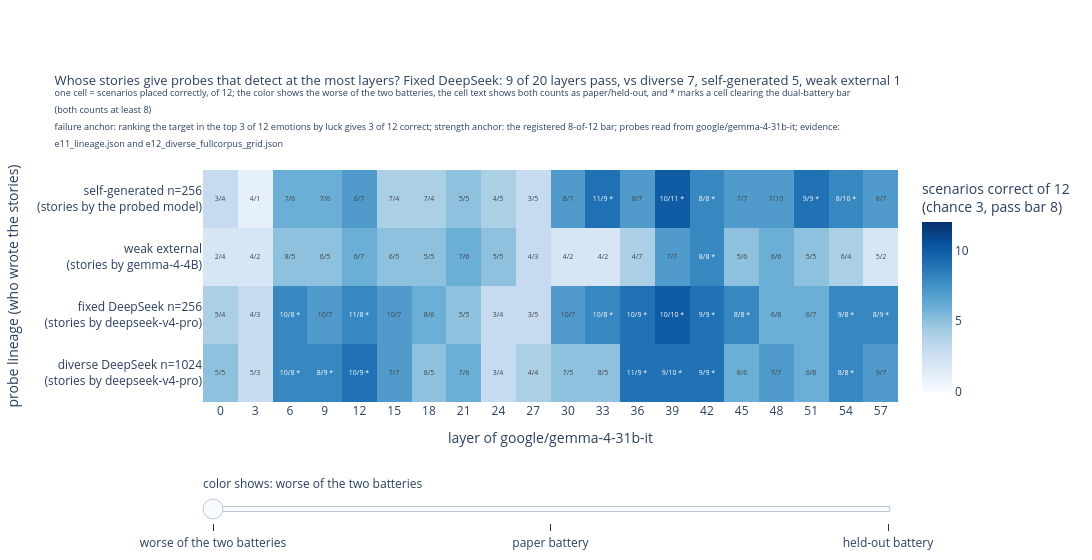

Write notebook code for a chart like this one.
### Markdown cell above
## 3. Whose stories give probes that detect at the most layers?

This is E11's registered detection read (registry name: read R1), the read the
experiment was designed around. For every lineage and every extracted layer, we
count how many of 12 test scenarios the probes place correctly, on each of the
two batteries, and ask whether the layer clears the registered bar on both.

The registered branch predictions were written before any story existed. The
*quality* branch said the strong external corpus would roughly match the
self-generated one and beat the weak external one. The *lineage* branch said
the self-generated corpus would beat both externals, which would have sat near
each other despite the quality gulf between their writers.

### Code cell
# section 3 is load-call-show: the per-layer dual-battery grid for all four
# lineages, with a slider over which battery the color shows
from emotion_vectors.lineage_report import detection_figure

fig_detection, detection_stats = detection_figure(evidence)
fig_detection.show()
print("\n".join(detection_stats["lines"]))

# LOAD-BEARING ANCHOR (keep this assert): the whole notebook's verdict is the
# ordering "strong external > self-generated > weak external" on passing-layer
# count, and section 7 quotes the three counts themselves. Both the ordering
# and the exact values are pinned here, so a re-score that preserved the
# ordering but moved a count would still halt the notebook rather than leave
# the verdict prose quietly stale.
n_passing = detection_stats["n_passing"]
expected_passing = {"fixed_deepseek": 9, "selfgen": 5, "weak_external": 1}
assert n_passing["fixed_deepseek"] > n_passing["selfgen"] > n_passing["weak_external"], (
    f"registered quality ordering violated: {n_passing}"
)
assert {key: n_passing[key] for key in expected_passing} == expected_passing, (
    f"passing-layer counts moved off the values section 7 quotes: {n_passing}"
)
print(
    "anchor check: fixed DeepSeek "
    f"({n_passing['fixed_deepseek']}) > self-generated ({n_passing['selfgen']})"
    f" > weak external ({n_passing['weak_external']}) passing layers,"
    " and each equals the value the verdict quotes: OK"
)

### Figure 1 — Plotly figure (JSON) as saved in the notebook; plotly's stock layout.template omitted (floating-point values rounded to 4 significant figures)
{"data": [{"colorbar": {"title": {"text": "scenarios correct of 12<br>(chance 3, pass bar 8)"}}, "colorscale": [[0.0, "rgb(247,251,255)"], [0.125, "rgb(222,235,247)"], [0.25, "rgb(198,219,239)"], [0.375, "rgb(158,202,225)"], [0.5, "rgb(107,174,214)"], [0.625, "rgb(66,146,198)"], [0.75, "rgb(33,113,181)"], [0.875, "rgb(8,81,156)"], [1.0, "rgb(8,48,107)"]], "text": [["3/4", "4/1", "7/6", "7/6", "8/7", "7/4", "7/4", "5/5", "4/5", "3/5", "8/7", "11/9 *", "8/7", "10/11 *", "8/8 *", "7/7", "7/10", "9/9 *", "8/10 *", "8/7"], ["2/4", "4/2", "8/5", "6/5", "6/7", "6/5", "5/5", "7/6", "5/5", "4/3", "4/2", "4/2", "4/7", "7/7", "8/8 *", "5/6", "6/6", "5/5", "6/4", "5/2"], ["5/4", "4/3", "10/8 *", "10/7", "11/8 *", "10/7", "8/6", "5/5", "3/4", "3/5", "10/7", "10/8 *", "10/9 *", "10/10 *", "9/9 *", "8/8 *", "6/8", "6/7", "9/8 *", "8/9 *"], ["5/5", "5/3", "10/8 *", "8/9 *", "10/9 *", "7/7", "8/5", "7/6", "3/4", "4/4", "7/5", "8/5", "11/9 *", "9/10 *", "9/9 *", "8/6", "7/7", "6/8", "8/8 *", "9/7"]], "texttemplate": "%{text}", "type": "heatmap", "visible": true, "x": ["0", "3", "6", "9", "12", "15", "18", "21", "24", "27", "30", "33", "36", "39", "42", "45", "48", "51", "54", "57"], "y": ["self-generated n=256<br>(stories by the probed model)", "weak external<br>(stories by gemma-4-4B)", "fixed DeepSeek n=256<br>(stories by deepseek-v4-pro)", "diverse DeepSeek n=1024<br>(stories by deepseek-v4-pro)"], "z": [[3.0, 1.0, 6.0, 6.0, 7.0, 4.0, 4.0, 5.0, 4.0, 3.0, 7.0, 9.0, 7.0, 10.0, 8.0, 7.0, 7.0, 9.0, 8.0, 7.0], [2.0, 2.0, 5.0, 5.0, 6.0, 5.0, 5.0, 6.0, 5.0, 3.0, 2.0, 2.0, 4.0, 7.0, 8.0, 5.0, 6.0, 5.0, 4.0, 2.0], [4.0, 3.0, 8.0, 7.0, 8.0, 7.0, 6.0, 5.0, 3.0, 3.0, 7.0, 8.0, 9.0, 10.0, 9.0, 8.0, 6.0, 6.0, 8.0, 8.0], [5.0, 3.0, 8.0, 8.0, 9.0, 7.0, 5.0, 6.0, 3.0, 4.0, 5.0, 5.0, 9.0, 9.0, 9.0, 6.0, 7.0, 6.0, 8.0, 7.0]], "zmax": 12, "zmin": 0}, {"colorbar": {"title": {"text": "scenarios correct of 12<br>(chance 3, pass bar 8)"}}, "colorscale": [[0.0, "rgb(247,251,255)"], [0.125, "rgb(222,235,247)"], [0.25, "rgb(198,219,239)"], [0.375, "rgb(158,202,225)"], [0.5, "rgb(107,174,214)"], [0.625, "rgb(66,146,198)"], [0.75, "rgb(33,113,181)"], [0.875, "rgb(8,81,156)"], [1.0, "rgb(8,48,107)"]], "text": [["3/4", "4/1", "7/6", "7/6", "8/7", "7/4", "7/4", "5/5", "4/5", "3/5", "8/7", "11/9 *", "8/7", "10/11 *", "8/8 *", "7/7", "7/10", "9/9 *", "8/10 *", "8/7"], ["2/4", "4/2", "8/5", "6/5", "6/7", "6/5", "5/5", "7/6", "5/5", "4/3", "4/2", "4/2", "4/7", "7/7", "8/8 *", "5/6", "6/6", "5/5", "6/4", "5/2"], ["5/4", "4/3", "10/8 *", "10/7", "11/8 *", "10/7", "8/6", "5/5", "3/4", "3/5", "10/7", "10/8 *", "10/9 *", "10/10 *", "9/9 *", "8/8 *", "6/8", "6/7", "9/8 *", "8/9 *"], ["5/5", "5/3", "10/8 *", "8/9 *", "10/9 *", "7/7", "8/5", "7/6", "3/4", "4/4", "7/5", "8/5", "11/9 *", "9/10 *", "9/9 *", "8/6", "7/7", "6/8", "8/8 *", "9/7"]], "texttemplate": "%{text}", "type": "heatmap", "visible": false, "x": ["0", "3", "6", "9", "12", "15", "18", "21", "24", "27", "30", "33", "36", "39", "42", "45", "48", "51", "54", "57"], "y": ["self-generated n=256<br>(stories by the probed model)", "weak external<br>(stories by gemma-4-4B)", "fixed DeepSeek n=256<br>(stories by deepseek-v4-pro)", "diverse DeepSeek n=1024<br>(stories by deepseek-v4-pro)"], "z": [[3.0, 4.0, 7.0, 7.0, 8.0, 7.0, 7.0, 5.0, 4.0, 3.0, 8.0, 11.0, 8.0, 10.0, 8.0, 7.0, 7.0, 9.0, 8.0, 8.0], [2.0, 4.0, 8.0, 6.0, 6.0, 6.0, 5.0, 7.0, 5.0, 4.0, 4.0, 4.0, 4.0, 7.0, 8.0, 5.0, 6.0, 5.0, 6.0, 5.0], [5.0, 4.0, 10.0, 10.0, 11.0, 10.0, 8.0, 5.0, 3.0, 3.0, 10.0, 10.0, 10.0, 10.0, 9.0, 8.0, 6.0, 6.0, 9.0, 8.0], [5.0, 5.0, 10.0, 8.0, 10.0, 7.0, 8.0, 7.0, 3.0, 4.0, 7.0, 8.0, 11.0, 9.0, 9.0, 8.0, 7.0, 6.0, 8.0, 9.0]], "zmax": 12, "zmin": 0}, {"colorbar": {"title": {"text": "scenarios correct of 12<br>(chance 3, pass bar 8)"}}, "colorscale": [[0.0, "rgb(247,251,255)"], [0.125, "rgb(222,235,247)"], [0.25, "rgb(198,219,239)"], [0.375, "rgb(158,202,225)"], [0.5, "rgb(107,174,214)"], [0.625, "rgb(66,146,198)"], [0.75, "rgb(33,113,181)"], [0.875, "rgb(8,81,156)"], [1.0, "rgb(8,48,107)"]], "text": [["3/4", "4/1", "7/6", "7/6", "8/7", "7/4", "7/4", "5/5", "4/5", "3/5", "8/7", "11/9 *", "8/7", "10/11 *", "8/8 *", "7/7", "7/10", "9/9 *", "8/10 *", "8/7"], ["2/4", "4/2", "8/5", "6/5", "6/7", "6/5", "5/5", "7/6", "5/5", "4/3", "4/2", "4/2", "4/7", "7/7", "8/8 *", "5/6", "6/6", "5/5", "6/4", "5/2"], ["5/4", "4/3", "10/8 *", "10/7", "11/8 *", "10/7", "8/6", "5/5", "3/4", "3/5", "10/7", "10/8 *", "10/9 *", "10/10 *", "9/9 *", "8/8 *", "6/8", "6/7", "9/8 *", "8/9 *"], ["5/5", "5/3", "10/8 *", "8/9 *", "10/9 *", "7/7", "8/5", "7/6", "3/4", "4/4", "7/5", "8/5", "11/9 *", "9/10 *", "9/9 *", "8/6", "7/7", "6/8", "8/8 *", "9/7"]], "texttemplate": "%{text}", "type": "heatmap", "visible": false, "x": ["0", "3", "6", "9", "12", "15", "18", "21", "24", "27", "30", "33", "36", "39", "42", "45", "48", "51", "54", "57"], "y": ["self-generated n=256<br>(stories by the probed model)", "weak external<br>(stories by gemma-4-4B)", "fixed DeepSeek n=256<br>(stories by deepseek-v4-pro)", "diverse DeepSeek n=1024<br>(stories by deepseek-v4-pro)"], "z": [[4.0, 1.0, 6.0, 6.0, 7.0, 4.0, 4.0, 5.0, 5.0, 5.0, 7.0, 9.0, 7.0, 11.0, 8.0, 7.0, 10.0, 9.0, 10.0, 7.0], [4.0, 2.0, 5.0, 5.0, 7.0, 5.0, 5.0, 6.0, 5.0, 3.0, 2.0, 2.0, 7.0, 7.0, 8.0, 6.0, 6.0, 5.0, 4.0, 2.0], [4.0, 3.0, 8.0, 7.0, 8.0, 7.0, 6.0, 5.0, 4.0, 5.0, 7.0, 8.0, 9.0, 10.0, 9.0, 8.0, 8.0, 7.0, 8.0, 9.0], [5.0, 3.0, 8.0, 9.0, 9.0, 7.0, 5.0, 6.0, 4.0, 4.0, 5.0, 5.0, 9.0, 10.0, 9.0, 6.0, 7.0, 8.0, 8.0, 7.0]], "zmax": 12, "zmin": 0}], "layout": {"height": 560, "margin": {"b": 140, "t": 170}, "sliders": [{"active": 0, "currentvalue": {"prefix": "color shows: "}, "pad": {"t": 70}, "steps": [{"args": [{"visible": [true, false, false]}, {"title.text": "Whose stories give probes that detect at the most layers? Fixed DeepSeek: 9 of 20 layers pass, vs diverse 7, self-generated 5, weak external 1<br><sup>one cell = scenarios placed correctly, of 12; the color shows the worse of the two batteries, the cell text shows both counts as paper/held-out, and * marks a cell clearing the dual-battery bar</sup><br><sup>(both counts at least 8)</sup><br><sup>failure anchor: ranking the target in the top 3 of 12 emotions by luck gives 3 of 12 correct; strength anchor: the registered 8-of-12 bar; probes read from google/gemma-4-31b-it; evidence:</sup><br><sup>e11_lineage.json and e12_diverse_fullcorpus_grid.json</sup>"}], "label": "worse of the two batteries", "method": "update"}, {"args": [{"visible": [false, true, false]}, {"title.text": "Whose stories give probes that detect at the most layers? Fixed DeepSeek: 9 of 20 layers pass, vs diverse 7, self-generated 5, weak external 1<br><sup>one cell = scenarios placed correctly, of 12; the color shows the paper battery, the cell text shows both counts as paper/held-out, and * marks a cell clearing the dual-battery bar (both counts</sup><br><sup>at least 8)</sup><br><sup>failure anchor: ranking the target in the top 3 of 12 emotions by luck gives 3 of 12 correct; strength anchor: the registered 8-of-12 bar; probes read from google/gemma-4-31b-it; evidence:</sup><br><sup>e11_lineage.json and e12_diverse_fullcorpus_grid.json</sup>"}], "label": "paper battery", "method": "update"}, {"args": [{"visible": [false, false, true]}, {"title.text": "Whose stories give probes that detect at the most layers? Fixed DeepSeek: 9 of 20 layers pass, vs diverse 7, self-generated 5, weak external 1<br><sup>one cell = scenarios placed correctly, of 12; the color shows the held-out battery, the cell text shows both counts as paper/held-out, and * marks a cell clearing the dual-battery bar (both</sup><br><sup>counts at least 8)</sup><br><sup>failure anchor: ranking the target in the top 3 of 12 emotions by luck gives 3 of 12 correct; strength anchor: the registered 8-of-12 bar; probes read from google/gemma-4-31b-it; evidence:</sup><br><sup>e11_lineage.json and e12_diverse_fullcorpus_grid.json</sup>"}], "label": "held-out battery", "method": "update"}]}], "title": {"font": {"size": 13}, "text": "Whose stories give probes that detect at the most layers? Fixed DeepSeek: 9 of 20 layers pass, vs diverse 7, self-generated 5, weak external 1<br><sup>one cell = scenarios placed correctly, of 12; the color shows the worse of the two batteries, the cell text shows both counts as paper/held-out, and * marks a cell clearing the dual-battery bar</sup><br><sup>(both counts at least 8)</sup><br><sup>failure anchor: ranking the target in the top 3 of 12 emotions by luck gives 3 of 12 correct; strength anchor: the registered 8-of-12 bar; probes read from google/gemma-4-31b-it; evidence:</sup><br><sup>e11_lineage.json and e12_diverse_fullcorpus_grid.json</sup>"}, "width": 1150, "xaxis": {"title": {"text": "layer of google/gemma-4-31b-it"}}, "yaxis": {"autorange": "reversed", "title": {"text": "probe lineage (who wrote the stories)"}}}}
